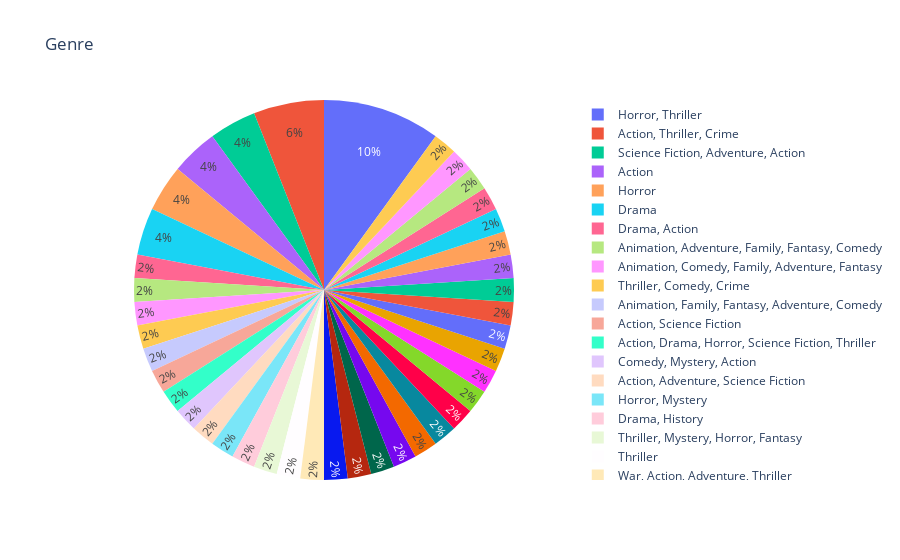

Notebook cell for this chart:
### Code cell
fig = px.pie(df.sort_index(ascending=True).head(50), names='genre', title='Genre')
fig.show()

### Figure 1 — Plotly figure (JSON) as saved in the notebook; plotly's stock layout.template omitted (floating-point values rounded to 4 significant figures)
{"data": [{"domain": {"x": [0, 1], "y": [0, 1]}, "hovertemplate": "genre=%{label}<extra></extra>", "labels": ["Drama, Action", "Science Fiction, Adventure, Action", "Animation, Adventure, Family, Fantasy, Comedy", "Animation, Comedy, Family, Adventure, Fantasy", "Action", "Thriller, Comedy, Crime", "Action, Thriller, Crime", "Animation, Family, Fantasy, Adventure, Comedy", "Action, Science Fiction", "Action, Drama, Horror, Science Fiction, Thriller", "Horror, Thriller", "Horror", "Comedy, Mystery, Action", "Action, Adventure, Science Fiction", "Horror, Mystery", "Drama, History", "Thriller, Mystery, Horror, Fantasy", "Horror, Thriller", "Thriller", "War, Action, Adventure, Thriller", "Animation, Adventure, Family, Fantasy", "Action, Adventure, Thriller", "Drama", "Animation, Fantasy, Horror, Action, Mystery", "Action, Comedy, Fantasy", "Horror, Thriller", "Action, Science Fiction, Thriller, Horror", "Action, Adventure, Science Fiction, Fantasy", "Documentary", "Science Fiction, Horror, Comedy", "Science Fiction, Adventure, Action", "Thriller, Action", "Action, Comedy, Thriller", "Drama, Horror", "Horror", "Action, Thriller, Crime", "Horror, Thriller", "Action, Thriller", "Action, Comedy, Romance", "Action, Thriller, Crime", "Animation, Action, Science Fiction", "Thriller, Drama", "Action", "Thriller, Action, Drama, Crime", "Drama", "Horror, Thriller", "Crime, Drama, Thriller", "Family, Comedy, Fantasy", "Animation, Family, Comedy", "Animation, Action, Adventure, Fantasy, Thriller"], "legendgroup": "", "name": "", "showlegend": true, "type": "pie"}], "layout": {"legend": {"tracegroupgap": 0}, "title": {"text": "Genre"}}}
